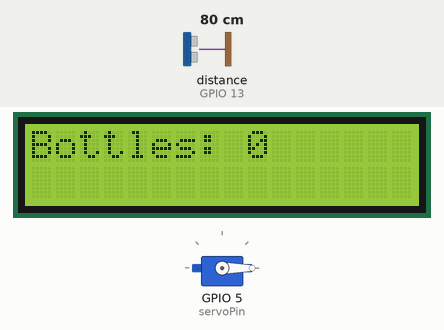
Bench run of a sketch on a simulated ESP32. Parts: servo, 16×2 character LCD. Wiring (inferred from the names in the program): ultrasonic range finder: trigger GPIO 12; echo GPIO 13. Inputs (shaded band) come from the test bench; at power-on: distance to the obstacle (sensor on GPIO 13) 80 cm. The echo pulse lasts 58.3 µs per cm; WiFi joins after 1.5 s; servers stay silent unless stated; uploads are accepted with an empty reply; what the sketch prints to the serial monitor is not drawn.

Above: at 2.7 s.
2.8 s: distance to the obstacle (sensor on GPIO 13) set to 23 cm
9.2 s: distance to the obstacle (sensor on GPIO 13) set to 19 cm
At 13.4 s:
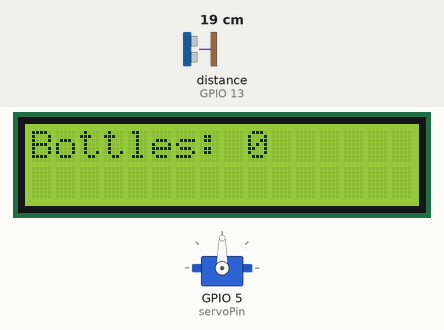
15.6 s: distance to the obstacle (sensor on GPIO 13) set to 35 cm
At 16.6 s:
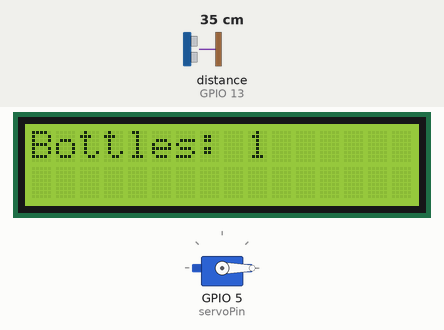
Timing chart, 0 to 18.6 s (numbered marks = the images above; inputs shaded):
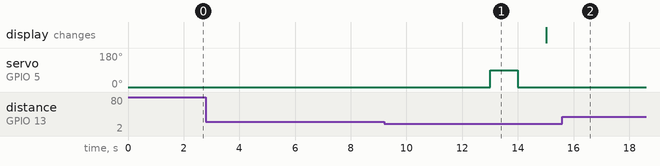

The sketch:

Module_Project.ino
```cpp
#include <HTTPClient.h>
#include <WiFi.h>
#include <Wire.h>
#include <LiquidCrystal_I2C.h>
#include <ESP32Servo.h>

const int trigPin = 12;
const int echoPin = 13;
const int servoPin = 5;

LiquidCrystal_I2C lcd(0x27, 16, 2);

Servo myServo;

String URL = "http://192.168.1.109/store_data.php";

const char* ssid = "your_SSID";
const char* password = "your_PASSWORD";

int distance = 0;
int bottle_count = 0;

void setup() {
  Serial.begin(115200);
  pinMode(trigPin, OUTPUT);
  pinMode(echoPin, INPUT);
  myServo.attach(servoPin);
  myServo.write(0);
  lcd.init();
  lcd.backlight();
  lcd.setCursor(0, 0);
  lcd.print("Bottles: 0");
  connectWiFi();
}

void loop() {
  if (WiFi.status() != WL_CONNECTED) {
    connectWiFi();
  }

  Load_data();

  String postData = "Distance=" + String(distance) + "&Bottle_count=" + String(bottle_count);

  HTTPClient http;
  http.begin(URL);
  http.addHeader("Content-Type", "application/x-www-form-urlencoded");

  int httpCode = http.POST(postData);
  String payload = http.getString();

  Serial.print("URL : "); Serial.println(URL);
  Serial.print("Data: "); Serial.println(postData);
  Serial.print("httpCode: "); Serial.println(httpCode);
  Serial.print("payload : "); Serial.println(payload);
  Serial.println("--------------------------------------------------");

  if (httpCode != 200) {
    Serial.print("Error in HTTP request, code: "); Serial.println(httpCode);
  }

  http.end();

  delay(5000);
}


void connectWiFi() {
  WiFi.mode(WIFI_STA);
  WiFi.begin(ssid, password);
  Serial.println("Connecting to WiFi");

  unsigned long startAttemptTime = millis();

  while (WiFi.status() != WL_CONNECTED && millis() - startAttemptTime < 10000) {
    delay(500);
    Serial.print(".");
  }

  if(WiFi.status() != WL_CONNECTED) {
    Serial.println("Failed to connect to WiFi");
  } else {
    Serial.print("Connected to: "); Serial.println(ssid);
    Serial.print("IP address: "); Serial.println(WiFi.localIP());
  }
}

void Load_data() {
  digitalWrite(trigPin, LOW);
  delayMicroseconds(2);
  digitalWrite(trigPin, HIGH);
  delayMicroseconds(10);
  digitalWrite(trigPin, LOW);

  long duration = pulseIn(echoPin, HIGH);
  distance = duration * 0.034 / 2;

  Serial.print("Distance: ");
  Serial.print(distance);
  Serial.println(" cm");

  if (distance < 20) {
    bottle_count++;
    myServo.write(90);
    delay(1000);
    myServo.write(0);
    delay(1000);

    lcd.setCursor(0, 0);
    lcd.print("Bottles: ");
    lcd.print(bottle_count);
    lcd.print("    ");

    delay(2000);
  }

  if (isnan(distance) || isnan(bottle_count)) {
    Serial.println("Failed to read value from sensor!!!");
    distance = 0;
    bottle_count = 0;
  }

  delay(500);
}
```

Measured:
- the behaviour switches between 21 and 20 cm on distance to the obstacle (sensor on GPIO 13) (found by bisection; images 0 and 1)
- after the input at 2.8 s, every drawn part: stays the same
- after the input at 9.2 s, servo on GPIO 5 (servoPin): 0° → 90° after 3.8 s, → 0° 1.0 s later
- after the input at 15.6 s, servo on GPIO 5 (servoPin): stays 0° (without the input it goes to 90° after 7.1 s)
